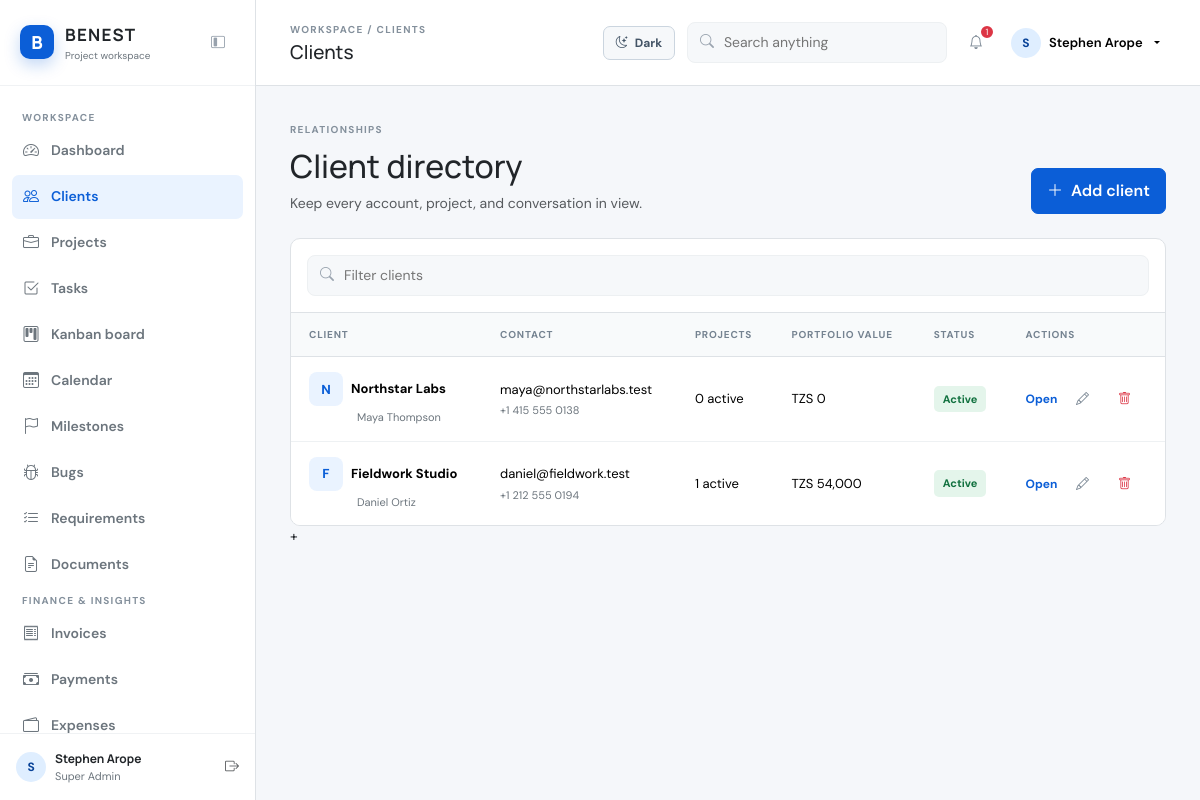
The page /clients/index.php (signed in) on the database its author committed.
### tables this page shows
CREATE TABLE `clients` (
  `id` int(10) UNSIGNED NOT NULL,
  `name` varchar(150) NOT NULL,
  `company` varchar(180) NOT NULL,
  `email` varchar(190) NOT NULL,
  `phone` varchar(40) DEFAULT NULL,
  `website` varchar(255) DEFAULT NULL,
  `address` text DEFAULT NULL,
  `notes` text DEFAULT NULL,
  `status` enum('active','inactive') DEFAULT 'active',
  `created_at` timestamp NOT NULL DEFAULT current_timestamp()
);

### config/config.php (called while the page is built, shortened)
<?php
function e(?string $value): string { return htmlspecialchars($value ?? '', ENT_QUOTES, 'UTF-8'); }
function money(float|int|string $amount, bool $compact = false): string { $value = (float) $amount; return CURRENCY_CODE . ' ' . ($compact ? number_format($value / 1000, 1) . 'k' : number_format($value, 0)); }
function url(string $path = ''): string { return BASE_URL . '/' . ltrim($path, '/'); }

### clients/index.php (the view, shortened to what this page needs)
<?php
require_once __DIR__ . '/../includes/header.php';
$clients = $pdo->query("SELECT c.*, COUNT(p.id) project_count, COALESCE(SUM(p.budget), 0) project_value FROM clients c LEFT JOIN projects p ON p.client_id = c.id GROUP BY c.id ORDER BY c.created_at DESC")->fetchAll();
?>
<div class="d-flex justify-content-between align-items-end mb-4"><div><span class="section-kicker">Relationships</span><h2 class="mt-2">Client directory</h2><p class="text-muted mb-0">Keep every account, project, and conversation in view.</p></div><a href="<?= url('clients/create.php') ?>" class="btn btn-primary"><i class="bi bi-plus-lg me-2"></i>Add client</a></div>
<div class="table-shell"><div class="p-3 border-bottom"><div class="search-box w-100"><i class="bi bi-search"></i><input type="search" placeholder="Filter clients"></div></div><div class="table-responsive"><table class="table"><thead><tr><th>Client</th><th>Contact</th><th>Projects</th><th>Portfolio value</th><th>Status</th><th>Actions</th></tr></thead><tbody><?php foreach ($clients as $client): ?><tr><td><span class="project-icon d-inline-grid me-2"><?= e(strtoupper(substr($client['company'], 0, 1))) ?></span><span class="table-title"><?= e($client['company']) ?></span><span class="table-subtitle ms-5"><?= e($client['name']) ?></span></td><td><?= e($client['email']) ?><span class="table-subtitle"><?= e($client['phone']) ?></span></td><td><?= e((string) $client['project_count']) ?> active</td><td><?= e(money($client['project_value'])) ?></td><td><span class="status-badge status-<?= $client['status'] === 'active' ? 'healthy' : 'not-started' ?>"><?= e(ucfirst($client['status'])) ?></span></td><td><div class="d-flex align-items-center gap-2"><a class="text-link" href="<?= url('clients/view.php?id=' . $client['id']) ?>">Open</a><a class="icon-button" href="<?= url('clients/edit.php?id=' . $client['id']) ?>" title="Edit client"><i class="bi bi-pencil"></i></a><form method="post" action="<?= url('clients/delete.php?id=' . $client['id']) ?>" data-confirm="Delete this client and all linked projects, tasks, and milestones? This cannot be undone."><input type="hidden" name="csrf" value="<?= e(csrf_token()) ?>"><button class="icon-button text-danger" type="submit" title="Delete client"><i class="bi bi-trash"></i></button></form></div></td></tr><?php endforeach; ?></tbody></table></div></div>
+<?php require_once __DIR__ . '/../includes/footer.php'; ?>

### assets/css/app.css (style rules this page uses)
:root { --blue:#0B5ED7;--dark-blue:#084298;--light-blue:#EAF3FF;--ink:#212529;--muted:#6C757D;--surface:#fff;--canvas:#f5f7fa;--border:#DEE2E6;--green:#198754;--amber:#d97706;--red:#dc3545;--shadow:0 12px 34px rgba(27,48,72,.08) }
* { box-sizing:border-box }
body { margin:0;background:var(--canvas);color:var(--ink);font-family:'DM Sans',sans-serif;font-size:14px }
h1,h2,h3,h4,strong,.brand strong { font-family:'Manrope',sans-serif }
a { color:inherit;text-decoration:none }
.nav-label,.section-kicker,.eyebrow { font-size:10px;letter-spacing:.13em;text-transform:uppercase;color:#84909c;font-weight:700 }
.search-box { width:260px;background:#f6f8fa;border:1px solid #edf0f2;border-radius:8px;padding:8px 12px;display:flex;gap:8px;color:#9aa4af }
.search-box input { border:0;background:transparent;outline:0;width:100%;font:inherit }
.icon-button { border:0;background:transparent;color:#778491;width:34px;height:34px;display:grid;place-items:center;border-radius:7px }
.btn { border-radius:7px;font-weight:600;padding:10px 15px }
.btn-primary { background:var(--blue);border-color:var(--blue) }
.status-badge { display:inline-block;padding:5px 9px;border-radius:5px;font-size:11px;font-weight:700 }
.status-healthy,.status-completed,.status-testing,.status-done { background:#e4f5eb;color:#11713f }
.text-link { color:var(--blue);font-size:12px;font-weight:700 }
.project-icon { width:34px;height:34px;display:grid;place-items:center;border-radius:8px;background:var(--light-blue);color:var(--blue);font-weight:800 }
.table-shell { background:#fff;border:1px solid var(--border);border-radius:10px;overflow:hidden }
.table { margin:0 }
.table th { background:#f8fafb;color:#758391;font-size:10px;text-transform:uppercase;letter-spacing:.08em;padding:14px 18px;border-bottom:1px solid var(--border) }
.table td { padding:15px 18px;vertical-align:middle;border-color:#eef1f3;font-size:13px }
.table tr:last-child td { border-bottom:0 }
.table-title { font-weight:700 }
.table-subtitle { display:block;color:var(--muted);font-size:11px;margin-top:3px }

### rows shown on the page
clients: company "N", company "Northstar Labs", name "Maya Thompson", email "maya@northstarlabs.test", phone "+1 415 555 0138", project_count "0", project_value "TZS 0", status "Active"
clients: company "F", company "Fieldwork Studio", name "Daniel Ortiz", email "daniel@fieldwork.test", phone "+1 212 555 0194", project_count "1", project_value "TZS 54,000", status "Active"

### other values the page prints
$item[1] "Dashboard"
$item[1] "Clients"
$item[1] "Projects"
$item[1] "Tasks"
$item[1] "Kanban board"
$item[1] "Calendar"
$item[1] "Milestones"
$item[1] "Bugs"
$item[1] "Requirements"
$item[1] "Documents"
$item[1] "Invoices"
$item[1] "Payments"
$item[1] "Expenses"
substr(current_user()['name'], 0, 1) "S"
current_user()['name'] "Stephen Arope"
